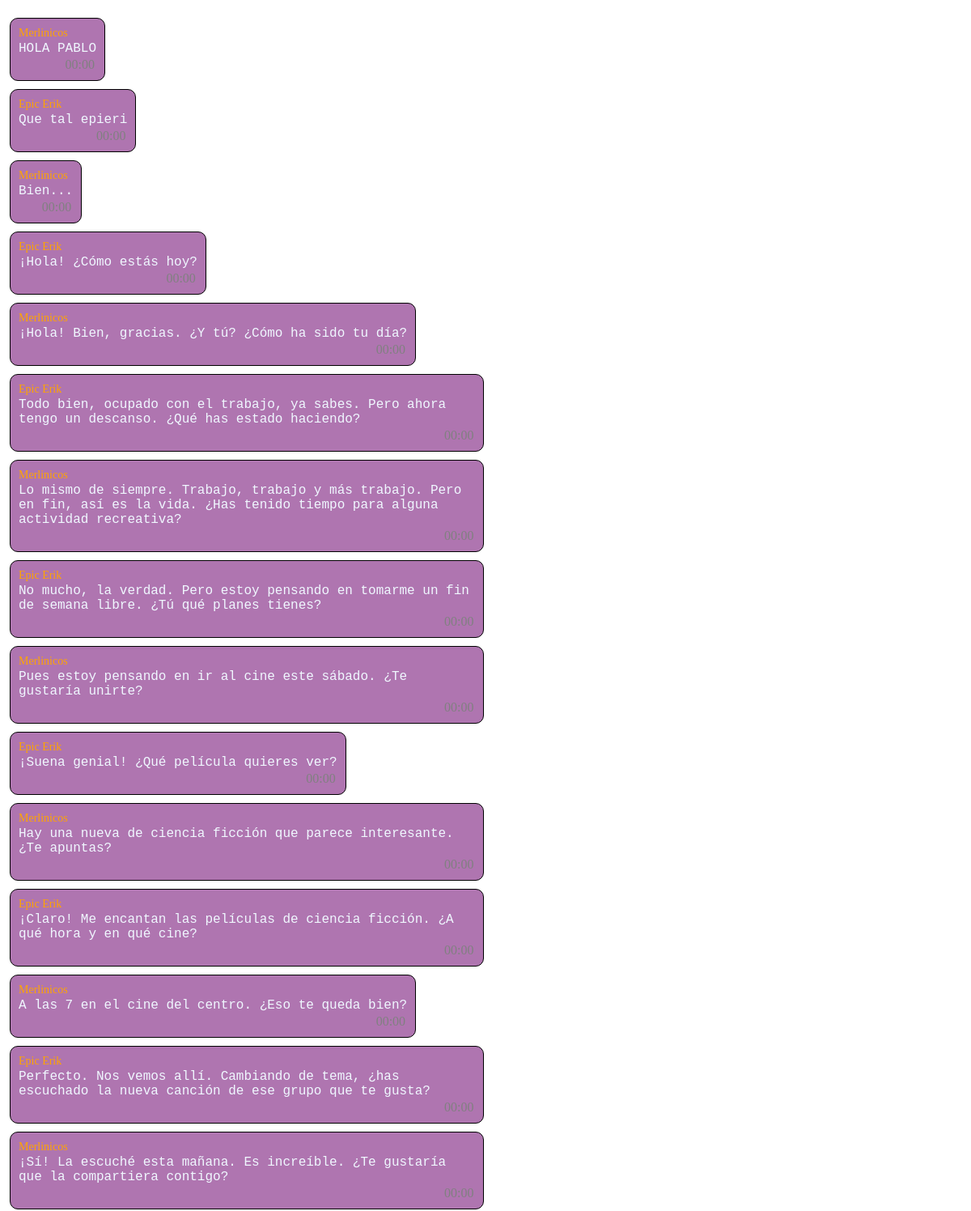
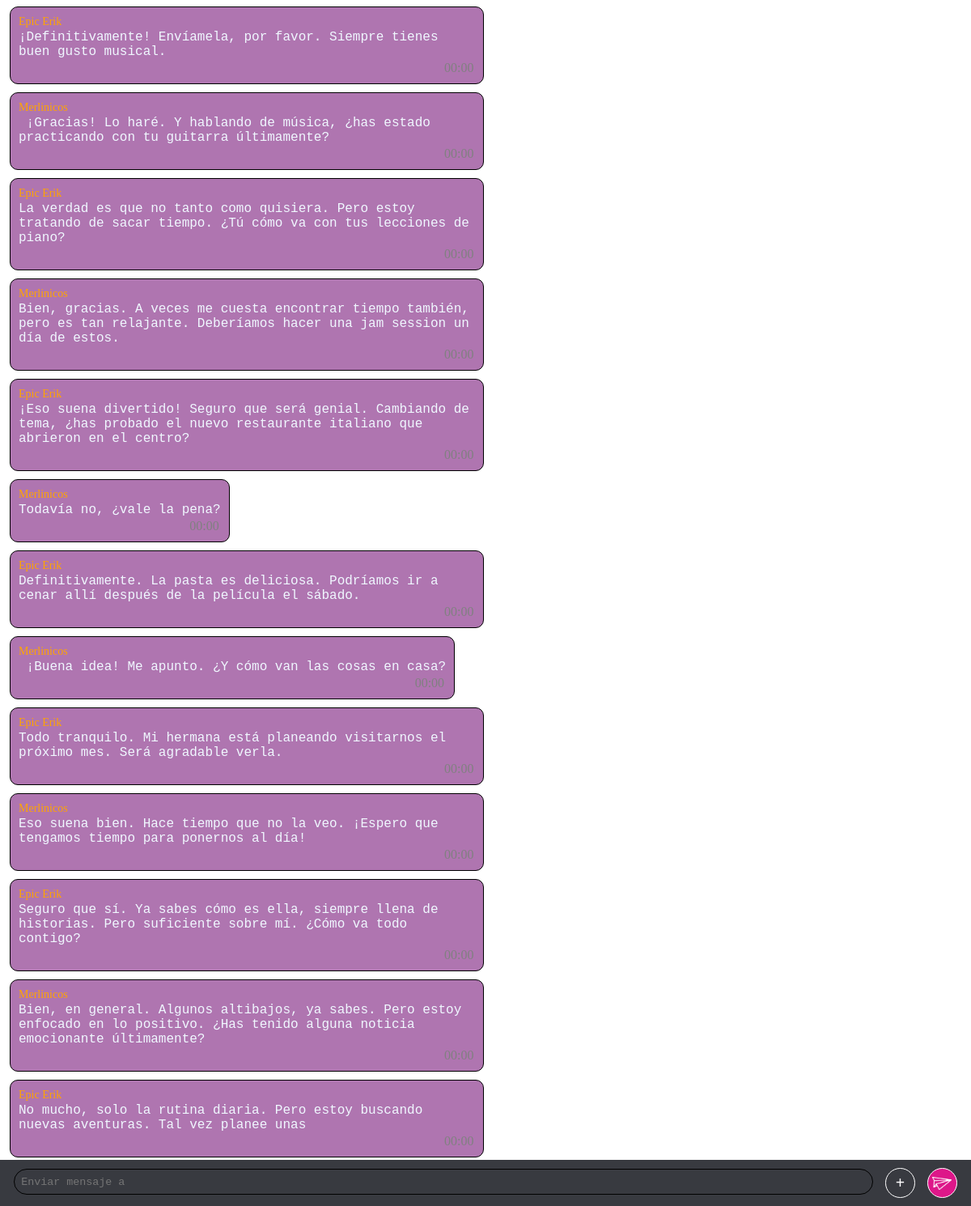
Page /pages/chat.php?conversacion=1 on the committed database (2 pictures, top to bottom).
### tables this page shows
CREATE TABLE Mensaje(
    ID_usuario int,
	Num_Mensaje int AUTO_INCREMENT,
	ID_conversacion int,
    Fecha DATETIME,
    Cuerpo varchar(600),
    Tipo varchar(20),
    foreign key (ID_usuario) references Usuario(ID_usuario) ON DELETE CASCADE,
    foreign key (ID_conversacion) references Conversacion(ID_conversacion) ON DELETE CASCADE,
    primary key(Num_Mensaje, ID_Conversacion, ID_usuario) 
);

CREATE TABLE Usuario (
    ID_usuario int AUTO_INCREMENT PRIMARY KEY,
    NombreUsuario varchar(25) UNIQUE,
	Contraseña varchar(25),
    Correo varchar(50) UNIQUE,
    Telefono varchar(9),
	Tipo varchar(25),
	Valoracion varchar(10)
);

### storage/classes/DbConector.php (called while the page is built, shortened)
<?php
class DbConector {
    private $db = "";
    private static $instance;
    public static function singleton()
    {
        if (!isset(self::$instance)) {
            self::$instance = new self();
        }
        return self::$instance;
    }
    private function __construct() {
        $this->db = new PDO($this::DB_DATA, $this::USERNAME, $this::PASSWD);
    }
    public function getUsernameFromChat($chatId, $currentUserId) {
        $consulta = $this->db->prepare("select NombreUsuario from Conversacion, Usuario where (Conversacion.ID_conversacion = :id_chat) and
        (Usuario.ID_usuario = Conversacion.ID_usuario2 or Usuario.ID_usuario = Conversacion.ID_usuario1) and
        Usuario.NombreUsuario not like (select NombreUsuario from Usuario where ID_usuario = :id_usuario)");
        $consulta->bindParam(":id_usuario", $currentUserId, PDO::PARAM_INT);
        $consulta->bindParam(":id_chat", $chatId, PDO::PARAM_INT);
        $results = $consulta->execute();
        $data = $consulta->fetch(PDO::FETCH_NUM);
        return $data[0];
    }
    public function getUsernameById($userId) {
        $consulta = $this->db->prepare("select NombreUsuario from Usuario where ID_usuario = :id_usuario");
        $consulta->bindParam(":id_usuario", $userId, PDO::PARAM_INT);
        $results = $consulta->execute();
        $data = $consulta->fetch(PDO::FETCH_NUM);
        return $data[0];
    }
    public function getMessages($idChat) {
        $consulta = $this->db->prepare("select * from Mensaje where ID_conversacion = :id_chat");
        $consulta->bindParam(":id_chat", $idChat, PDO::PARAM_INT);
        $results = $consulta->execute();
        $data = $consulta->fetchAll(PDO::FETCH_NUM);
        return $data;
    }
}
?>

### storage/classes/CurrentUser.php (called while the page is built, shortened)
<?php
class CurrentUser {
    static function getConfig() {
        return $_SESSION["user"][0];
    }
}
?>

### public/pages/chat.php (the view, shortened to what this page needs)
<?php
$user = CurrentUser::getConfig();
$consultor = DbConector::singleton();
$messages = $consultor->getMessages($_GET['conversacion']);
$otherUserName = $consultor->getUsernameFromChat($_GET['conversacion'], $user["ID_usuario"]);
?>
<!DOCTYPE html>
<html lang="es">
<head>
    <link rel="stylesheet" href="../styles/chat.css">
</head>
<body onload="init()">
    <div id="cuerpo">
        <div id="contenido">
            <div id="mensajes">
                <?php foreach ($messages as $key => $mensaje) { ?>
                    <div class="mensaje <?=($mensaje[0] == $user["ID_usuario"]) ? "propio" : "ajeno" ?>">
                        <div class="remitente"><?= $consultor->getUsernameById($mensaje[0])?></div>
                        <pre class="contenedorTexto"><?php if($mensaje[5]==="texto"){ ?><p class="texto"><?=htmlspecialchars($mensaje[4])?></p><?php }else if($mensaje[5]==="imagen"){ ?><img class="imagen" src="<?=htmlspecialchars($mensaje[4])?>"><?php } ?></pre>
                        <div class="horaMensaje"><span><?=obtenerHoraDeFecha($mensaje[3])?></span></div>
                    </div>
                <?php } ?>
            </div>
            <div id="contenedorBarraMensaje">
                <form id="formulario" method="post" action="chat.php?conversacion=<?=$_GET['conversacion'] ?>">
                    <textarea name="mensajeEscrito" placeholder="Enviar mensaje a <?=$otherUserName?>" id="cajaMensaje"></textarea>
                </form>
                <div id="enviarRecurso" class="contFuncionBarra recurso"><span class="funcionBarra">+</span></div>
                <div id="enviarMsg" class="contFuncionBarra enter"><img src="../resources/avion.png"></div>
            </div>
        </div>
    </div>
</body>
</html>

### public/styles/chat.css (style rules this page uses)
* { padding: 0px; margin: 0px; background-color: rgba(0,0,0,0); scrollbar-width: 0; }
#cuerpo { position: relative; z-index: 0; height: 100vh; width: 100%; }
#contenedorBarraMensaje { position: fixed; bottom: 0; background-color: #383A40; height: max-content; width: 100%; display: flex; align-items: center; justify-content: space-around; padding: 10px; box-sizing: border-box; }
#formulario { padding: 0px; margin: 0px; width: 90%; height: fit-content; box-sizing: border-box; }
#cajaMensaje { background-color: transparent; color: lavender; border: 1px solid black; width: 100%; padding: .5rem; height: 2rem; max-height: 6rem; border-radius: 20px; overflow: hidden; overflow-y: scroll; display: inline-block; scrollbar-width: 0; resize: none; box-sizing: border-box; }
#contenido { width: 100%; height: 100vh; overflow-x: hidden; }
#mensajes { width: 100%; box-sizing: border-box; padding: 1%; display: flex; flex-direction: column; margin-bottom: 3rem; }
.ajeno { margin-right: auto; color: orange; background-color: rgb(109, 4, 112, 0.55) !important; }
.mensaje { border: 1px solid black; border-radius: 10px; padding: 10px; width: fit-content; height: min-content; background-color: #383a40a8; max-width: 48%; margin-top: 10px; }
.contenedorTexto { white-space: pre-wrap; white-space: -moz-pre-wrap; white-space: -pre-wrap; white-space: -o-pre-wrap; word-wrap: break-word; }
.texto { color: aliceblue; height: fit-content; font-size: 16px; }
.remitente { font-size: 14px; margin-bottom: 2px; }
.horaMensaje { float: right; margin-top: 2px; margin-right: 2px; }
.horaMensaje > span { color: gray; }
.contFuncionBarra { display: inline-block; padding: 5px; border-radius: 50%; height: 25px; width: 25px; display: flex; align-items: center; justify-content: center; cursor: pointer; border: 1px solid white; }
.funcionBarra { color: white; font-weight: bolder; font-size: 20px; }
.enter { background-color: #DD1789; display: flex; align-items: center; justify-content: center; }
.enter >img { height: 16px; width: 24.64px; }

### rows in the picture
mensaje: ID_usuario.NombreUsuario "Merlinicos", Cuerpo "HOLA PABLO"
mensaje: ID_usuario.NombreUsuario "Epic Erik", Cuerpo "Que tal epieri"
mensaje: ID_usuario.NombreUsuario "Merlinicos", Cuerpo "Bien..."
mensaje: ID_usuario.NombreUsuario "Epic Erik", Cuerpo "¡Hola! ¿Cómo estás hoy?"
mensaje: ID_usuario.NombreUsuario "Merlinicos", Cuerpo "¡Hola! Bien, gracias. ¿Y tú? ¿Cómo ha sido tu día?"
mensaje: ID_usuario.NombreUsuario "Epic Erik", Cuerpo "Todo bien, ocupado con el trabajo, ya sabes. Pero ahora tengo un descanso. ¿Qué has estado haciendo?"
mensaje: ID_usuario.NombreUsuario "Merlinicos", Cuerpo "Lo mismo de siempre. Trabajo, trabajo y más trabajo. Pero en fin, así es la vida. ¿Has tenido tiempo para alguna actividad recreativa?"
mensaje: ID_usuario.NombreUsuario "Epic Erik", Cuerpo "No mucho, la verdad. Pero estoy pensando en tomarme un fin de semana libre. ¿Tú qué planes tienes?"
mensaje: ID_usuario.NombreUsuario "Merlinicos", Cuerpo "Pues estoy pensando en ir al cine este sábado. ¿Te gustaría unirte?"
mensaje: ID_usuario.NombreUsuario "Epic Erik", Cuerpo "¡Suena genial! ¿Qué película quieres ver?"
mensaje: ID_usuario.NombreUsuario "Merlinicos", Cuerpo "Hay una nueva de ciencia ficción que parece interesante. ¿Te apuntas?"
mensaje: ID_usuario.NombreUsuario "Epic Erik", Cuerpo "¡Claro! Me encantan las películas de ciencia ficción. ¿A qué hora y en qué cine?"
mensaje: ID_usuario.NombreUsuario "Merlinicos", Cuerpo "A las 7 en el cine del centro. ¿Eso te queda bien?"
mensaje: ID_usuario.NombreUsuario "Epic Erik", Cuerpo "Perfecto. Nos vemos allí. Cambiando de tema, ¿has escuchado la nueva canción de ese grupo que te gusta?"
mensaje: ID_usuario.NombreUsuario "Merlinicos", Cuerpo "¡Sí! La escuché esta mañana. Es increíble. ¿Te gustaría que la compartiera contigo?"
mensaje: ID_usuario.NombreUsuario "Epic Erik", Cuerpo "¡Definitivamente! Envíamela, por favor. Siempre tienes buen gusto musical."
mensaje: ID_usuario.NombreUsuario "Merlinicos", Cuerpo "¡Gracias! Lo haré. Y hablando de música, ¿has estado practicando con tu guitarra últimamente?"
mensaje: ID_usuario.NombreUsuario "Epic Erik", Cuerpo "La verdad es que no tanto como quisiera. Pero estoy tratando de sacar tiempo. ¿Tú cómo va con tus lecciones de piano?"
mensaje: ID_usuario.NombreUsuario "Merlinicos", Cuerpo "Bien, gracias. A veces me cuesta encontrar tiempo también, pero es tan relajante. Deberíamos hacer una jam session un día de estos."
mensaje: ID_usuario.NombreUsuario "Epic Erik", Cuerpo "¡Eso suena divertido! Seguro que será genial. Cambiando de tema, ¿has probado el nuevo restaurante italiano que abrieron en el centro?"
mensaje: ID_usuario.NombreUsuario "Merlinicos", Cuerpo "Todavía no, ¿vale la pena?"
mensaje: ID_usuario.NombreUsuario "Epic Erik", Cuerpo "Definitivamente. La pasta es deliciosa. Podríamos ir a cenar allí después de la película el sábado."
mensaje: ID_usuario.NombreUsuario "Merlinicos", Cuerpo "¡Buena idea! Me apunto. ¿Y cómo van las cosas en casa?"
mensaje: ID_usuario.NombreUsuario "Epic Erik", Cuerpo "Todo tranquilo. Mi hermana está planeando visitarnos el próximo mes. Será agradable verla."
mensaje: ID_usuario.NombreUsuario "Merlinicos", Cuerpo "Eso suena bien. Hace tiempo que no la veo. ¡Espero que tengamos tiempo para ponernos al día!"
mensaje: ID_usuario.NombreUsuario "Epic Erik", Cuerpo "Seguro que sí. Ya sabes cómo es ella, siempre llena de historias. Pero suficiente sobre mí. ¿Cómo va todo contigo?"
mensaje: ID_usuario.NombreUsuario "Merlinicos", Cuerpo "Bien, en general. Algunos altibajos, ya sabes. Pero estoy enfocado en lo positivo. ¿Has tenido alguna noticia emocionante últimamente?"
mensaje: ID_usuario.NombreUsuario "Epic Erik", Cuerpo "No mucho, solo la rutina diaria. Pero estoy buscando nuevas aventuras. Tal vez planee unas"
